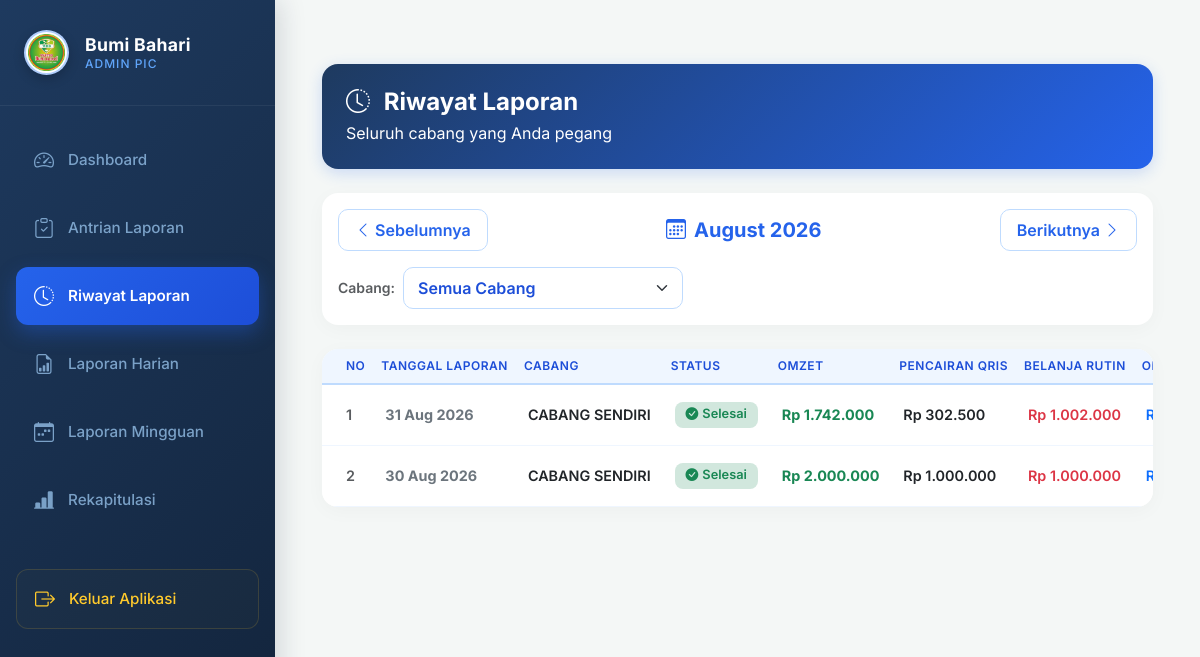
The app's page /admin_pic/riwayat.php?bulan=08&tahun=2026&id_cabang=0 (signed in) with its own data.
### tables this page shows
CREATE TABLE `laporan_cabang` (
  `id` int(11) NOT NULL AUTO_INCREMENT,
  `id_cabang` int(11) DEFAULT NULL,
  `nama_pengelola` varchar(100) DEFAULT NULL,
  `tanggal` date DEFAULT curdate(),
  `tunai` int(11) DEFAULT 0,
  `qris` int(11) DEFAULT 0,
  `grab_food` int(11) DEFAULT 0,
  `go_food` int(11) DEFAULT 0,
  `total_omset` int(11) DEFAULT 0,
  `belanja_pasar` int(11) DEFAULT 0,
  `belanja_sembako` int(11) DEFAULT 0,
  `belanja_beras` int(11) DEFAULT 0,
  `belanja_toko` int(11) DEFAULT 0,
  `total_rutin` int(11) DEFAULT 0,
  `sewa` int(11) DEFAULT 0,
  `gaji` int(11) DEFAULT 0,
  `listrik` int(11) DEFAULT 0,
  `air` int(11) DEFAULT 0,
  `sampah` int(11) DEFAULT 0,
  `keamanan` int(11) DEFAULT 0,
  `internet` int(11) DEFAULT 0,
  `gas` int(11) NOT NULL DEFAULT 0,
  `mingguan_karyawan` int(11) NOT NULL DEFAULT 0,
  `es_batu` int(11) NOT NULL DEFAULT 0,
  `bensin` int(11) NOT NULL DEFAULT 0,
  `lain_lain` int(11) DEFAULT 0,
  `total_operasional` int(11) DEFAULT 0,
  `total_pengeluaran` int(11) DEFAULT 0,
  `sisa_tunai` int(11) DEFAULT 0,
  `pencairan_qris` decimal(15,2) NOT NULL DEFAULT 0.00,
  `sisa_qris` decimal(15,2) NOT NULL DEFAULT 0.00,
  `net_profit` int(11) DEFAULT 0,
  `persentase` decimal(5,2) DEFAULT 0.00,
  `keterangan` text DEFAULT NULL,
  `keterangan_nota` text DEFAULT NULL,
  `foto_nota1` varchar(255) DEFAULT NULL,
  `foto_nota2` varchar(255) DEFAULT NULL,
  `foto_nota3` varchar(255) DEFAULT NULL,
  `foto_nota4` varchar(255) DEFAULT NULL,
  `status_laporan` enum('menunggu','lengkap') NOT NULL DEFAULT 'lengkap',
  `id_user_nota` int(11) DEFAULT NULL,
  `id_user_laporan` int(11) DEFAULT NULL,
  `created_at` timestamp NOT NULL DEFAULT current_timestamp(),
  PRIMARY KEY (`id`),
  UNIQUE KEY `unik_cabang_tanggal` (`id_cabang`,`tanggal`),
  KEY `idx_lc_tanggal` (`tanggal`),
  KEY `idx_lc_status` (`status_laporan`),
  CONSTRAINT `laporan_cabang_ibfk_1` FOREIGN KEY (`id_cabang`) REFERENCES `cabang` (`id_cabang`)
);

CREATE TABLE `cabang` (
  `id_cabang` int(11) NOT NULL AUTO_INCREMENT,
  `nama_cabang` varchar(100) DEFAULT NULL,
  `alamat` text DEFAULT NULL,
  `no_telp` varchar(20) NOT NULL,
  `nama_pengelola` varchar(20) NOT NULL,
  `no_rekening_cabang` varchar(50) DEFAULT NULL,
  `atas_nama_cabang` varchar(100) DEFAULT NULL,
  `nama_bank_cabang` varchar(50) DEFAULT NULL,
  `id_investor` int(11) DEFAULT NULL,
  PRIMARY KEY (`id_cabang`),
  KEY `id_investor` (`id_investor`),
  CONSTRAINT `cabang_ibfk_1` FOREIGN KEY (`id_investor`) REFERENCES `investor` (`id_investor`) ON DELETE SET NULL
);

### config/koneksi.php (called while the page is built, shortened)
<?php
if (!function_exists('h')) {
    function h($string): string
    {
        return htmlspecialchars((string) ($string ?? ''), ENT_QUOTES, 'UTF-8');
    }
}
if (!function_exists('current_user_id')) {
    function current_user_id(): ?int
    {
        return isset($_SESSION['user_id']) ? (int) $_SESSION['user_id'] : null;
    }
}
if (!function_exists('pic_cabang_ids')) {
    function pic_cabang_ids(mysqli $conn, int $id_user): array
    {
        $ids = [];
        $st = $conn->prepare("SELECT DISTINCT id_cabang FROM pengelola WHERE id_user = ? AND status = 'aktif' AND id_cabang IS NOT NULL");
        $st->bind_param('i', $id_user);
        $st->execute();
        $res = $st->get_result();
        while ($row = $res->fetch_assoc()) {
            $ids[] = (int) $row['id_cabang'];
        }
        return $ids;
    }
}

### admin_pic/riwayat.php (the view, shortened to what this page needs)
<?php
require '../config/koneksi.php';
include 'sidebar.php';
$id_user = current_user_id();
$cabang_ids = pic_cabang_ids($conn, $id_user);
$bulan = $_GET['bulan'] ?? date('m');
$tahun = $_GET['tahun'] ?? date('Y');
$id_cabang_filter = isset($_GET['id_cabang']) ? (int) $_GET['id_cabang'] : 0;
$tgl_awal  = date("$tahun-$bulan-01");
$tgl_akhir = date("Y-m-t", strtotime($tgl_awal));
$prev_time = strtotime('-1 month', strtotime($tgl_awal));
$next_time = strtotime('+1 month', strtotime($tgl_awal));
$prev_bulan = date('m', $prev_time); $prev_tahun = date('Y', $prev_time);
$next_bulan = date('m', $next_time); $next_tahun = date('Y', $next_time);
$rows = [];
if (!empty($cabang_ids)) {
    $scope_ids = ($id_cabang_filter && in_array($id_cabang_filter, $cabang_ids, true)) ? [$id_cabang_filter] : $cabang_ids;
    $ph2 = implode(',', array_fill(0, count($scope_ids), '?'));
    $sql = "SELECT lc.*, c.nama_cabang
            FROM laporan_cabang lc
            JOIN cabang c ON c.id_cabang = lc.id_cabang
            WHERE lc.id_cabang IN ($ph2) AND lc.tanggal BETWEEN ? AND ?
            ORDER BY lc.tanggal DESC, c.nama_cabang ASC";
    $stmt = $conn->prepare($sql);
    $types = str_repeat('i', count($scope_ids)) . 'ss';
    $stmt->bind_param($types, ...array_merge($scope_ids, [$tgl_awal, $tgl_akhir]));
    $stmt->execute();
    $rows = $stmt->get_result()->fetch_all(MYSQLI_ASSOC);
}
?>
<div class="container-fluid py-4">
    <div class="header-banner d-flex justify-content-between align-items-center flex-wrap gap-3">
        <div>
            <h4 class="mb-1 fw-bold"><i class="bi bi-clock-history me-2"></i> Riwayat Laporan</h4>
            <p class="mb-0 opacity-90">Seluruh cabang yang Anda pegang</p>
        </div>
    </div>
    <div class="card custom-card mb-4">
        <div class="card-body p-3 d-flex justify-content-between align-items-center flex-wrap gap-3">
            <a href="?bulan=<?= $prev_bulan ?>&tahun=<?= $prev_tahun ?>&id_cabang=<?= $id_cabang_filter ?>" class="btn btn-nav-bulan"><i class="bi bi-chevron-left"></i> Sebelumnya</a>
            <h5 class="fw-bold mb-0 text-center" style="color:#2563eb"><i class="bi bi-calendar3 me-2"></i><?= date('F Y', strtotime($tgl_awal)) ?></h5>
            <a href="?bulan=<?= $next_bulan ?>&tahun=<?= $next_tahun ?>&id_cabang=<?= $id_cabang_filter ?>" class="btn btn-nav-bulan">Berikutnya <i class="bi bi-chevron-right"></i></a>
        </div>
        <div class="card-body pt-0">
            <form method="GET" class="d-flex align-items-center gap-2">
                <label class="small fw-semibold text-muted mb-0">Cabang:</label>
                <select name="id_cabang" class="form-select form-select-filter" onchange="this.form.submit()" style="max-width:280px;">
                    <option value="0">Semua Cabang</option>
                </select>
            </form>
        </div>
    </div>
    <div class="card custom-card">
        <div class="card-body p-0">
            <div class="table-responsive">
                <table class="table table-custom table-hover align-middle mb-0">
                    <thead>
                        <tr>
                            <th class="ps-4" style="width: 60px;">No</th>
                            <th>Tanggal Laporan</th>
                            <th>Cabang</th>
                            <th>Status</th>
                            <th>Omzet</th>
                            <th>Pencairan QRIS</th>
                            <th>Belanja Rutin</th>
                            <th>Operasional</th>
                        </tr>
                    </thead>
                    <tbody>
                    <?php if (empty($rows)): ?>
                        <tr>
                            <td colspan="14" class="text-center py-5 text-muted">
                                <i class="bi bi-folder-x fs-1 d-block mb-2 text-primary opacity-50"></i>
                                Belum ada data pada <?= date('F Y', strtotime($tgl_awal)) ?>
                            </td>
                        </tr>
                    <?php else: $no = 1; foreach ($rows as $row): $lengkap = ($row['status_laporan'] ?? 'lengkap') === 'lengkap'; ?>
                        <tr>
                            <td class="ps-4 fw-semibold text-muted"><?= $no++ ?></td>
                            <td class="fw-bold text-secondary"><?= date("d M Y", strtotime($row['tanggal'])) ?></td>
                            <td class="fw-semibold text-dark"><?= h($row['nama_cabang']) ?></td>
                            <td>
                                <?php if ($lengkap): ?>
                                    <span class="badge badge-modern bg-success-subtle text-success border-success-subtle"><i class="bi bi-check-circle-fill me-1"></i>Selesai</span>
                                <?php else: ?>
                                    <span class="badge badge-modern bg-warning-subtle text-warning border-warning-subtle"><i class="bi bi-hourglass-split me-1"></i>Menunggu Input</span>
                                <?php endif; ?>
                            </td>
                            <?php if (!$lengkap): ?>
                                <td colspan="9" class="text-muted small fst-italic">Laporan keuangan belum diinput</td>
                            <?php else: ?>
                            <td><span class="text-success fw-bold">Rp <?= number_format($row['total_omset'], 0, ',', '.') ?></span></td>
                            <td class="fw-semibold text-dark">Rp <?= number_format($row['pencairan_qris'] ?? 0, 0, ',', '.') ?></td>
                            <td class="fw-semibold text-danger">Rp <?= number_format($row['total_rutin'] ?? 0, 0, ',', '.') ?></td>
                            <td class="fw-semibold text-primary">Rp <?= number_format($row['total_operasional'] ?? 0, 0, ',', '.') ?></td>
                            <?php endif; ?>
                        </tr>
                        <?php endforeach; ?>
                    <?php endif; ?>
                    </tbody>
                </table>
            </div>
        </div>
    </div>
</div>

### admin_pic/sidebar.php (shortened to what this page needs)
<?php
$current_page = basename($_SERVER['PHP_SELF'], ".php");
?>
<!DOCTYPE html>
<html lang="id">
<head>
    <link href="https://cdn.jsdelivr.net/npm/bootstrap@5.3.3/dist/css/bootstrap.min.css" rel="stylesheet">
    <link href="https://cdn.jsdelivr.net/npm/bootstrap-icons@1.11.3/font/bootstrap-icons.css" rel="stylesheet">
</head>
<body>
<div class="sidebar-container" id="sidebarContainer">
    <div class="sidebar-header d-flex justify-content-between align-items-center">
        <div class="d-flex align-items-center gap-3">
            <div class="logo-wbb-container">
                <img src="../assets/img/wbb.png" alt="Logo WBB" class="logo-wbb-img" onerror="this.style.display='none'; this.parentNode.insertAdjacentHTML('beforeend', '<i class=\'bi bi-person-badge text-dark fs-5\'></i>')">
            </div>
            <h5 class="sidebar-brand">
                Bumi Bahari
                <span style="color: #60a5fa; font-size: 0.75rem; font-weight: 500; text-transform: uppercase; margin-top: 2px; letter-spacing: 1px; display: block;">Admin PIC</span>
            </h5>
        </div>
    </div>
    <div class="sidebar-menu flex-grow-1">
        <nav class="nav flex-column">
            <a class="nav-link-custom <?=($current_page=='dashboard')?'active':''?>" href="dashboard">
                <i class="bi bi-speedometer2 fs-5"></i>
                <span>Dashboard</span>
            </a>
            <a class="nav-link-custom <?=($current_page=='index')?'active':''?>" href="index">
                <i class="bi bi-clipboard-check fs-5"></i>
                <span>Antrian Laporan</span>
            </a>
            <a class="nav-link-custom <?=($current_page=='riwayat')?'active':''?>" href="riwayat">
                <i class="bi bi-clock-history fs-5"></i>
                <span>Riwayat Laporan</span>
            </a>
            <a class="nav-link-custom <?=($current_page=='laporan')?'active':''?>" href="laporan">
                <i class="bi bi-file-earmark-bar-graph fs-5"></i>
                <span>Laporan Harian</span>
            </a>
            <a class="nav-link-custom <?=($current_page=='laporan_mingguan')?'active':''?>" href="laporan_mingguan">
                <i class="bi bi-calendar-week fs-5"></i>
                <span>Laporan Mingguan</span>
            </a>
            <a class="nav-link-custom <?=($current_page=='rekapitulasi')?'active':''?>" href="rekapitulasi">
                <i class="bi bi-bar-chart-line-fill fs-5"></i>
                <span>Rekapitulasi</span>
            </a>
            <a class="nav-link-custom nav-link-logout" href="../logout">
                <i class="bi bi-box-arrow-right fs-5"></i>
                <span>Keluar Aplikasi</span>
            </a>
        </nav>
    </div>
</div>
<div class="content">

### admin_pic/sidebar.php (style rules this page uses)
body { font-family: 'Inter', sans-serif; background-color: #f4f7f6; overflow-x: hidden; }
.sidebar-container { height: 100vh; position: fixed; top: 0; left: 0; z-index: 1040; background: linear-gradient(135deg, #1e3a5f 0%, #12233a 100%); box-shadow: 5px 0 25px rgba(18, 35, 58, 0.15); transition: all 0.3s cubic-bezier(0.4, 0, 0.2, 1); display: flex; flex-direction: column; }
@media (min-width: 1200px) { .sidebar-container { width: 275px; } }
@media (min-width: 1200px) { .content { margin-left: 275px; padding: 40px 35px; } }
.sidebar-header { padding: 30px 24px; border-bottom: 1px solid rgba(255, 255, 255, 0.06); }
.logo-wbb-container { width: 45px; height: 45px; background: #ffffff; border-radius: 50%; display: flex; align-items: center; justify-content: center; box-shadow: 0 4px 12px rgba(0, 0, 0, 0.2); padding: 2px; border: 2px solid rgba(59, 130, 246, 0.4); overflow: hidden; flex-shrink: 0; }
.logo-wbb-img { width: 100%; height: 100%; object-fit: cover; }
.sidebar-brand { color: #ffffff; font-weight: 700; font-size: 1.1rem; letter-spacing: 0.3px; line-height: 1.2; margin: 0; }
.sidebar-menu { padding: 25px 16px; }
.nav-link-custom { display: flex; align-items: center; gap: 14px; padding: 14px 18px; color: rgba(148, 190, 230, 0.8); font-weight: 500; font-size: 0.95rem; text-decoration: none; border-radius: 12px; transition: all 0.2s ease; margin-bottom: 10px; cursor: pointer; }
.nav-link-custom.active { color: #ffffff; background: linear-gradient(135deg, #2563eb 0%, #1d4ed8 100%); box-shadow: 0 8px 20px rgba(37, 99, 235, 0.35); font-weight: 600; }
.nav-link-logout { color: #ffca2c; border: 1px solid rgba(255, 202, 44, 0.15); background: rgba(255, 202, 44, 0.02); margin-top: 30px; }

### admin_pic/riwayat.php (style rules this page uses)
:root { --primary-gradient: linear-gradient(135deg, #1e3a5f 0%, #2563eb 100%); }
.custom-card { border: none; border-radius: 16px; box-shadow: 0 4px 20px rgba(0,0,0,0.03); background: #ffffff; overflow: hidden; }
.header-banner { background: var(--primary-gradient); color: white; border-radius: 16px; padding: 1.5rem; margin-bottom: 1.5rem; box-shadow: 0 4px 15px rgba(37, 99, 235, 0.2); }
.table-custom th { background-color: #eff6ff !important; color: #1d4ed8; font-weight: 600; text-transform: uppercase; font-size: 0.75rem; letter-spacing: 0.5px; border-bottom: 2px solid #bfdbfe; white-space: nowrap; }
.table-custom td { font-size: 0.9rem; color: #1f2937; border-bottom: 1px solid #eff6ff; padding: 14px 12px; white-space: nowrap; }
.badge-modern { padding: 0.5em 0.85em; border-radius: 8px; font-weight: 600; font-size: 0.8rem; }
.btn-nav-bulan { background: #ffffff; border: 1px solid #bfdbfe; color: #2563eb; font-weight: 600; border-radius: 10px; padding: 8px 16px; white-space: nowrap; }
.form-select-filter { border-radius: 10px; border: 1px solid #bfdbfe; padding: 8px 14px; font-weight: 600; color: #1d4ed8; }

### records on screen
laporan_cabang: tanggal "31 Aug 2026", id_cabang.nama_cabang "CABANG SENDIRI", status_laporan "lengkap" (drawn), total_omset "1.742.000", pencairan_qris "302.500", total_rutin "1.002.000"
laporan_cabang: tanggal "30 Aug 2026", id_cabang.nama_cabang "CABANG SENDIRI", status_laporan "lengkap" (drawn), total_omset "2.000.000", pencairan_qris "1.000.000", total_rutin "1.000.000"
